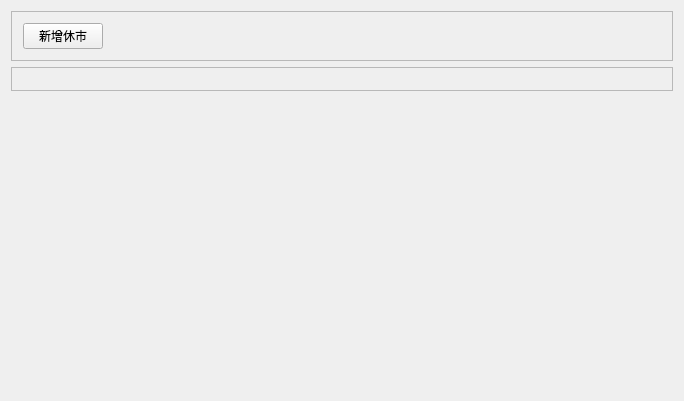
<?xml version="1.0" encoding="UTF-8"?>
<ui version="4.0">
 <class>Widget_Closed_Arrange</class>
 <widget class="QWidget" name="Widget_Closed_Arrange">
  <property name="geometry">
   <rect>
    <x>0</x>
    <y>0</y>
    <width>684</width>
    <height>401</height>
   </rect>
  </property>
  <property name="windowTitle">
   <string>Widget_Closed_Arrange</string>
  </property>
  <layout class="QVBoxLayout" name="verticalLayout">
   <item>
    <widget class="QFrame" name="frame_Bar">
     <property name="frameShape">
      <enum>QFrame::StyledPanel</enum>
     </property>
     <property name="frameShadow">
      <enum>QFrame::Raised</enum>
     </property>
     <layout class="QGridLayout" name="gridLayout">
      <item row="0" column="0">
       <widget class="QPushButton" name="pushButton_AddArrange">
        <property name="text">
         <string>新增休市</string>
        </property>
       </widget>
      </item>
      <item row="0" column="1">
       <spacer name="horizontalSpacer">
        <property name="orientation">
         <enum>Qt::Horizontal</enum>
        </property>
        <property name="sizeHint" stdset="0">
         <size>
          <width>40</width>
          <height>20</height>
         </size>
        </property>
       </spacer>
      </item>
     </layout>
    </widget>
   </item>
   <item>
    <widget class="QFrame" name="frame_Content">
     <property name="frameShape">
      <enum>QFrame::StyledPanel</enum>
     </property>
     <property name="frameShadow">
      <enum>QFrame::Raised</enum>
     </property>
     <layout class="QGridLayout" name="gridLayout_2">
      <item row="0" column="0">
       <widget class="Widget_DataGrid_Pa" name="widget_DataGrid" native="true"/>
      </item>
     </layout>
    </widget>
   </item>
   <item>
    <spacer name="verticalSpacer">
     <property name="orientation">
      <enum>Qt::Vertical</enum>
     </property>
     <property name="sizeHint" stdset="0">
      <size>
       <width>20</width>
       <height>40</height>
      </size>
     </property>
    </spacer>
   </item>
  </layout>
 </widget>
 <layoutdefault spacing="6" margin="11"/>
 <customwidgets>
  <customwidget>
   <class>Widget_DataGrid_Pa</class>
   <extends>QWidget</extends>
   <header>corewidgets/widget_datagrid_pa.h</header>
   <container>1</container>
  </customwidget>
 </customwidgets>
 <resources/>
 <connections/>
</ui>
